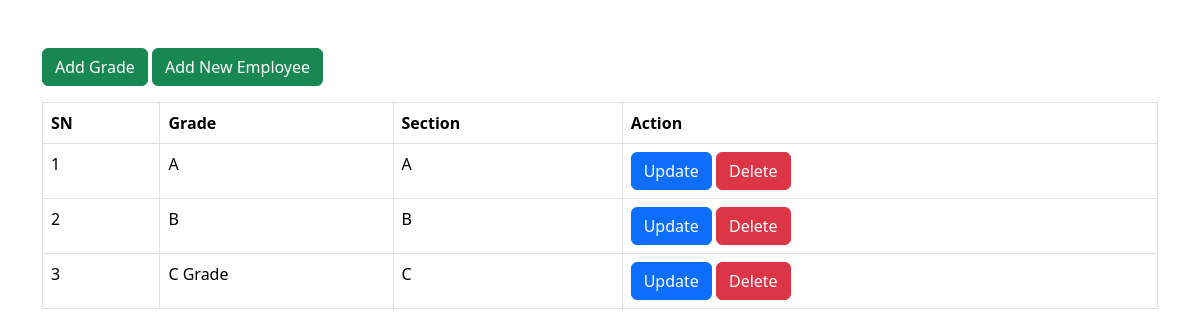
Before: /teacher/grade/ with the older database file.
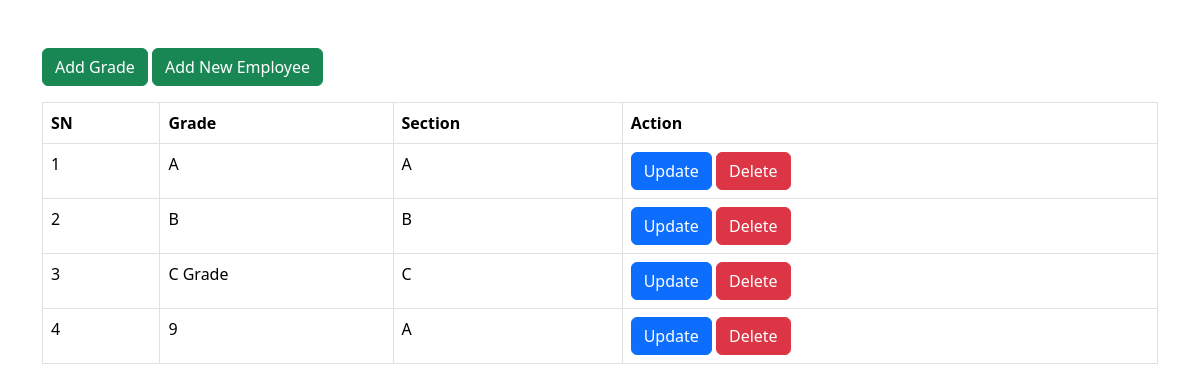
After: the same page with the newer database file.
### teacher/models.py (models this page shows, shortened)
class Grade(models.Model):
    name = models.CharField(max_length=20,help_text="enter grade name", verbose_name="Grade Name")
    section = models.CharField(max_length=5,default="A")
    created_at = models.DateTimeField(auto_now_add=True)
    updated_at = models.DateTimeField(auto_now=True)
    class Meta:
        db_table = "grade"
        unique_together = ['name','section']

### teacher/views.py (the view)
# urls.py: path('grade/', grade_list, name='grade'),
def grade_list(request):
    grades = Grade.objects.all()
    context = {
        'grades': grades
    }
    return render(request, 'grade/index.html',context)

### teacher/templates/grade/index.html (shortened to what this page needs)
<!DOCTYPE html>
<html>
<head>
    <link href="https://cdn.jsdelivr.net/npm/bootstrap@5.3.3/dist/css/bootstrap.min.css" rel="stylesheet">
</head>
<body>
<div class="container mt-5">
    <a href="{% url 'gcreate' %}" class="btn btn-success mb-3">
        Add Grade
    </a>
    <a href="{% url 'tcreate' %}" class="btn btn-success mb-3">
        Add New Employee
    </a>
    <table class="table table-bordered">
        <thead>
            <tr>
                <th>SN</th>
                <th>Grade</th>
                <th>Section</th>
                <th>Action</th>
            </tr>
        </thead>
        <tbody>
            {% for g in grades %}
            <tr>
                <td>{{ forloop.counter }}</td>
                <td>{{ g.name }}</td>
                <td>{{ g.section }}</td>
                <td>
                    <a href="{% url 'gupdate' g.id %}" class="btn btn-primary">
                        Update
                    </a>
                    <a href="{% url 'gdelete' g.id %}" class="btn btn-danger">
                        Delete
                    </a>
                </td>
            </tr>
            {% endfor %}
        </tbody>
    </table>
</div>
</body>
</html>

Changed rows visible on the page:
added Grade: name "9", section "A"
